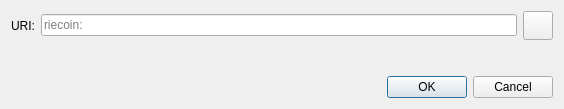
<?xml version="1.0" encoding="UTF-8"?>
<ui version="4.0">
 <class>OpenURIDialog</class>
 <widget class="QDialog" name="OpenURIDialog">
  <property name="geometry">
   <rect>
    <x>0</x>
    <y>0</y>
    <width>564</width>
    <height>109</height>
   </rect>
  </property>
  <property name="windowTitle">
   <string>Open Riecoin URI</string>
  </property>
  <layout class="QVBoxLayout" name="verticalLayout">
   <item>
    <layout class="QHBoxLayout" name="horizontalLayout">
     <item>
      <widget class="QLabel" name="label">
       <property name="text">
        <string>URI:</string>
       </property>
      </widget>
     </item>
     <item>
      <widget class="QValidatedLineEdit" name="uriEdit">
       <property name="placeholderText">
        <string notr="true">riecoin:</string>
       </property>
      </widget>
     </item>
     <item>
      <widget class="QToolButton" name="pasteButton">
       <property name="toolTip">
        <string extracomment="Tooltip text for button that allows you to paste an address that is in your clipboard.">Paste address from clipboard</string>
       </property>
       <property name="text">
        <string/>
       </property>
       <property name="icon">
        <iconset resource="../bitcoin.qrc">
         <normaloff>:/icons/editpaste</normaloff>:/icons/editpaste
        </iconset>
       </property>
       <property name="iconSize">
        <size>
         <width>22</width>
         <height>22</height>
        </size>
       </property>
      </widget>
     </item>
    </layout>
   </item>
   <item>
    <spacer name="verticalSpacer">
     <property name="orientation">
      <enum>Qt::Vertical</enum>
     </property>
     <property name="sizeHint" stdset="0">
      <size>
       <width>20</width>
       <height>40</height>
      </size>
     </property>
    </spacer>
   </item>
   <item>
    <widget class="QDialogButtonBox" name="buttonBox">
     <property name="orientation">
      <enum>Qt::Horizontal</enum>
     </property>
     <property name="standardButtons">
      <set>QDialogButtonBox::Cancel|QDialogButtonBox::Ok</set>
     </property>
    </widget>
   </item>
  </layout>
 </widget>
 <customwidgets>
  <customwidget>
   <class>QValidatedLineEdit</class>
   <extends>QLineEdit</extends>
   <header>qt/qvalidatedlineedit.h</header>
  </customwidget>
 </customwidgets>
 <resources/>
 <connections>
  <connection>
   <sender>buttonBox</sender>
   <signal>accepted()</signal>
   <receiver>OpenURIDialog</receiver>
   <slot>accept()</slot>
   <hints>
    <hint type="sourcelabel">
     <x>248</x>
     <y>254</y>
    </hint>
    <hint type="destinationlabel">
     <x>157</x>
     <y>274</y>
    </hint>
   </hints>
  </connection>
  <connection>
   <sender>buttonBox</sender>
   <signal>rejected()</signal>
   <receiver>OpenURIDialog</receiver>
   <slot>reject()</slot>
   <hints>
    <hint type="sourcelabel">
     <x>316</x>
     <y>260</y>
    </hint>
    <hint type="destinationlabel">
     <x>286</x>
     <y>274</y>
    </hint>
   </hints>
  </connection>
 </connections>
</ui>
